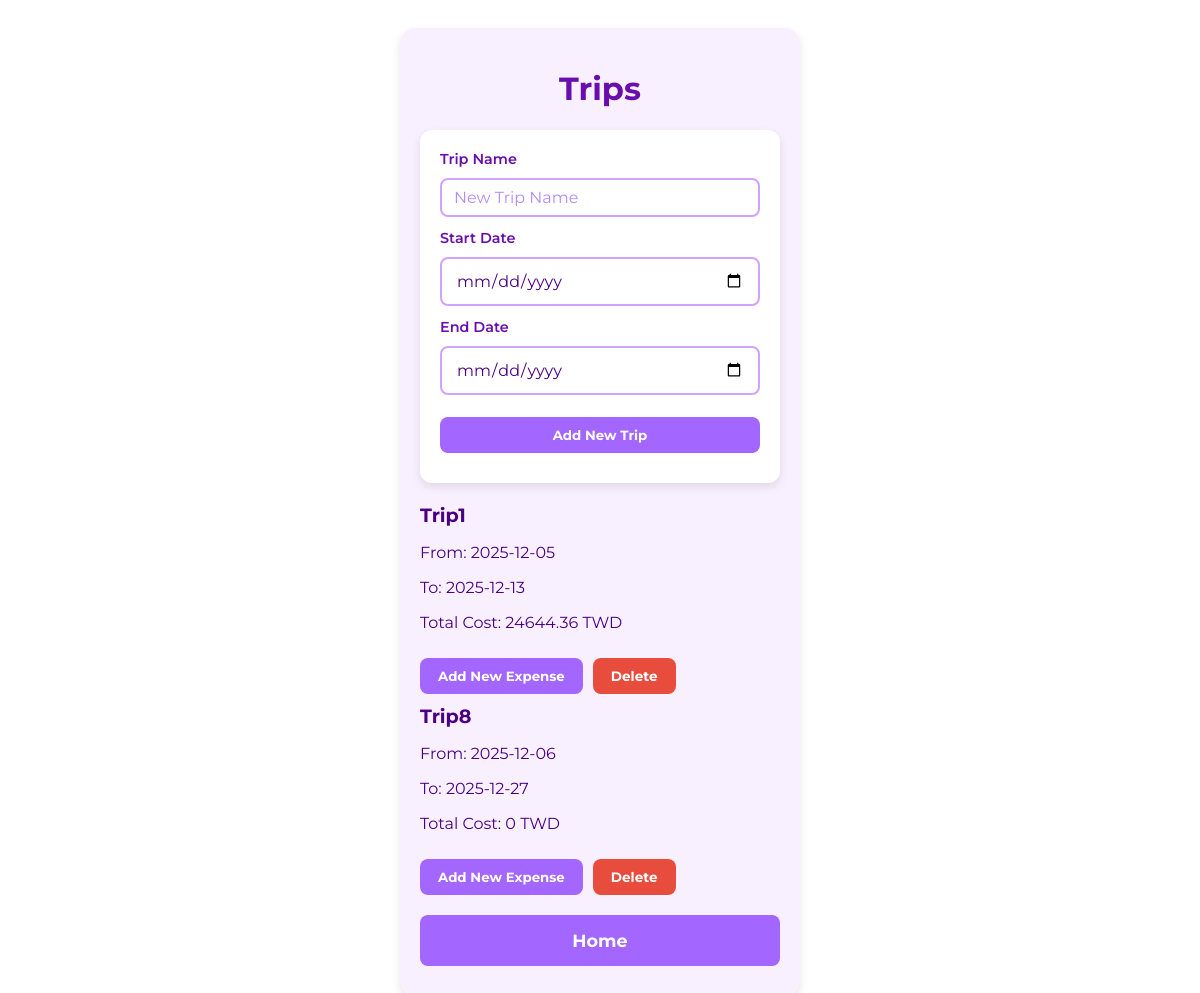
Before: /tripSelection with the older database file.
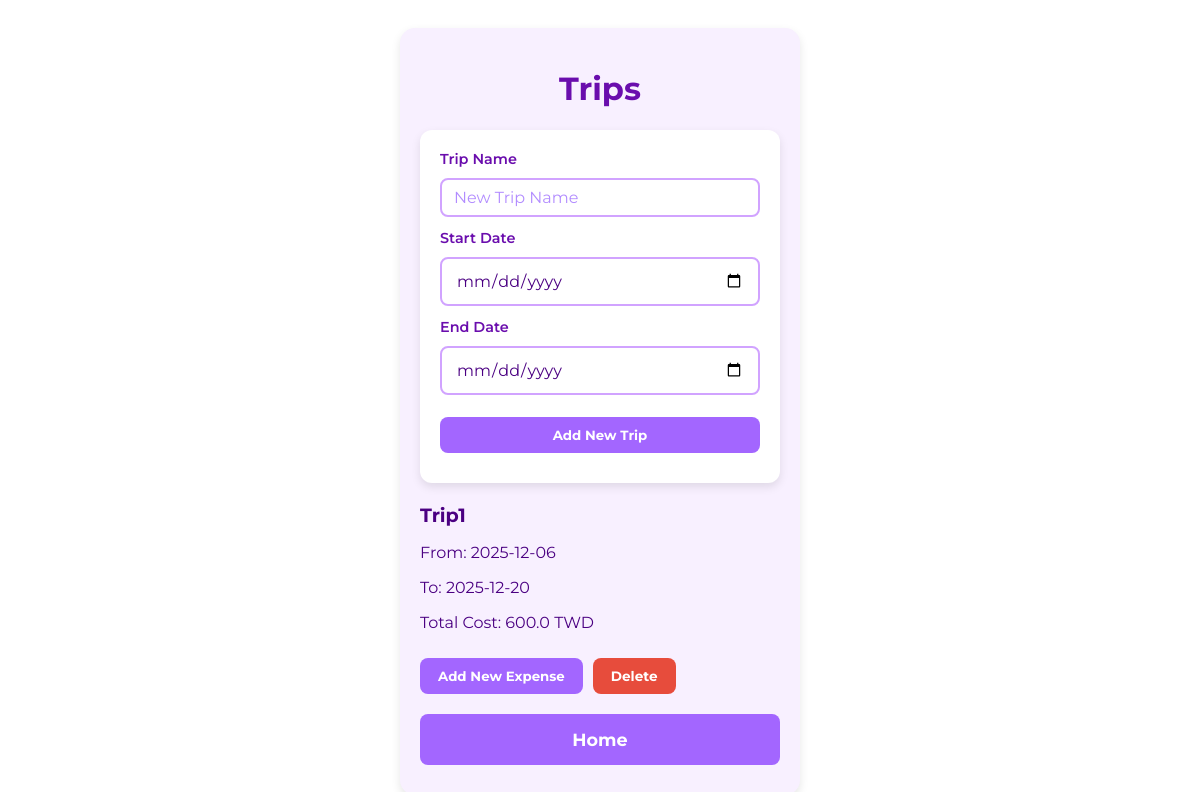
After: the same page with the newer database file.
### tables this page shows
CREATE TABLE trips (
                id INTEGER PRIMARY KEY,
                trip_name TEXT UNIQUE,
                start_date TEXT,
                end_date TEXT
            );

### app.py (the view, shortened to what this page needs)
@app.route('/tripSelection', methods=['GET', 'POST'])
def tripSelection():
    with sqlite3.connect(DB_FILE) as conn:
        c = conn.cursor()
        c.execute('SELECT * FROM trips ORDER BY start_date')
        trips_list = c.fetchall()
        modal_message = None
        trip_name = ''
        display_trip_name = ''
        start_date = ''
        end_date = ''
        c.execute('SELECT * FROM trips ORDER BY start_date')
        trips_list = c.fetchall()
        trips_with_total = []
        for trip in trips_list:
            trip_id = trip[0]
            c.execute('''
                SELECT SUM(e.amount * r.rate_to_base)
                FROM expenses e
                JOIN exchange_rates r ON e.currency_id = r.currency_id
                WHERE e.trip_id = ?
            ''', (trip_id,))
            row = c.fetchone()
            total_in_base = row[0] if row[0] is not None else 0
            trips_with_total.append({
                'id': trip_id,
                'trip_name': trip[1],
                'start_date': trip[2],
                'end_date': trip[3],
                'total_in_base': total_in_base
            })
        return render_template(
            'tripSelection.html',
            trips=trips_with_total,
            modal_message=modal_message,
            entered_trip_name=trip_name,
            entered_start_date=start_date,
            entered_end_date=end_date
        )

### templates/tripSelection.html (shortened to what this page needs)
<!DOCTYPE html>
<html lang="en">
<head>
    <link rel="stylesheet" href="{{ url_for('static', filename='style.css') }}">
</head>
<body>
    <div class="container">
        <h1>Trips</h1>
        <form method="POST" class="form-box" id="trip-form" novalidate>
            <label>Trip Name</label>
            <input type="text" name="trip_name" class="input-field"
                placeholder="New Trip Name"
                value="{{ entered_trip_name|default('') }}">
            <label>Start Date</label>
            <input type="date" name="start_date" class="input-field"
                value="{{ entered_start_date|default('') }}">
            <label>End Date</label>
            <input type="date" name="end_date" class="input-field"
                value="{{ entered_start_date|default('') }}">
            <button type="submit" class="btn btn-submit">Add New Trip</button>
        </form>
        <ul class="expense-list">
            {% for trip in trips %}
            <li class="trip-item">
                <div>
                    <p class="trip-name">{{ trip['trip_name']|title }}</p>
                </div>
                <div class="trip-p">
                    <p>From: {{ trip['start_date'] }}</p>
                    <p>To: {{ trip['end_date'] }}</p>
                    <p class="total-cost">Total Cost: {{ trip['total_in_base'] }} TWD</p>
                </div>
                <div class="trip-buttons">
                    <a href="{{ url_for('newExpense', trip_id=trip['id']) }}">
                        <button type="button" class="btn btn-submit">Add New Expense</button>
                    </a>
                    <button type="button" class="btn btn-delete"
                            data-id="{{ trip['id'] }}"
                            data-name="{{ trip['trip_name'] }}">
                        Delete
                    </button>
                </div>
            </li>
            {% endfor %}
        </ul>
        <a href="{{ url_for('index') }}">
            <button type="button" class="btn btn-large">Home</button>
        </a>
    </div>
</body>
</html>

### static/style.css (style rules this page uses)
* { box-sizing: border-box; }
body { background-color: #fff; font-family: 'Montserrat', sans-serif; color: #4B0082; display: flex; justify-content: center; padding: 20px; }
button, input, select, textarea { font-family: inherit; }
.container { width: 400px; background-color: #f8f0ff; padding: 20px; border-radius: 15px; box-shadow: 0 4px 10px rgba(0, 0, 0, 0.1); }
h1 { text-align: center; color: #6a0dad; }
.form-box { display: flex; flex-direction: column; margin-bottom: 20px; }
label { margin-bottom: 10px; }
input, select { border-radius: 8px; border: 1px solid #ccc; }
.input-field { width: 100%; padding: 8px 12px; font-size: 1em; border-radius: 8px; border: 2px solid #d1a3ff; background-color: #ffffff; color: #4B0082; }
.input-field::placeholder { color: #b28cff; }
.form-box label { font-size: 0.9em; font-weight: 600; color: #6a0dad; }
.form-box label + select, .form-box label + input { margin-bottom: 12px; }
.form-box { background-color: #fff; padding: 20px; border-radius: 12px; box-shadow: 0 4px 10px rgba(0,0,0,0.1); max-width: 500px; margin: 20px auto; }
input[type="date"].input-field { padding: 12px 14px; color: #4B0082; }
.btn { background-color: #a366ff; color: white; border: none; padding: 10px 18px; margin: 10px 0; border-radius: 8px; cursor: pointer; font-weight: bold; text-decoration: none; white-space: nowrap; text-align: center; display: inline-block; }
.btn-delete { background-color: #e74c3c; color: white; border: none; cursor: pointer; }
.btn-submit { width: 100%; }
.btn-large { width: 100%; padding: 15px; font-size: 1.1em; }
.trip-name { font-size: 1.2em; font-weight: bold; margin: 0; }
.trip-buttons { display: flex; gap: 10px; margin-top: 15px; width: 100%; align-items: center; }
.trip-buttons > .btn { font-size: 0.85rem; }
.expense-list { list-style: none; padding: 0; margin: 0; }

Changed rows visible on the page:
removed trips: trip_name "Trip8", start_date "2025-12-06", end_date "2025-12-27", total_in_base "0"
changed trips "Trip1": start_date "2025-12-05" → "2025-12-06"; end_date "2025-12-13" → "2025-12-20"; total_in_base "24644.36" → "600.0"
